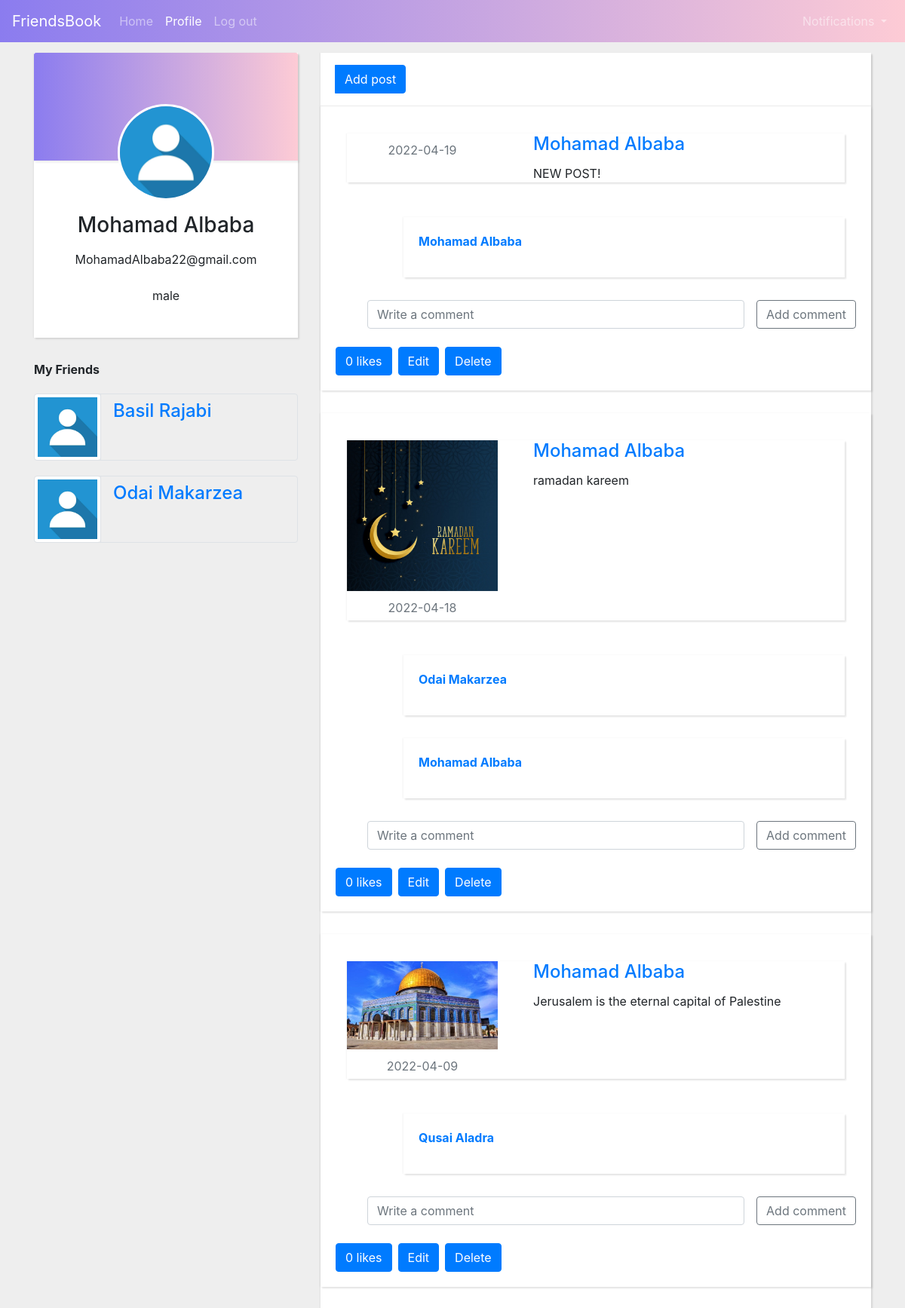
/profile.php (signed in), run on the app's committed database.
### tables this page shows
CREATE TABLE `users` (
  `id` int(11) NOT NULL,
  `fname` varchar(20) NOT NULL,
  `lname` varchar(20) NOT NULL,
  `gender` varchar(10) NOT NULL,
  `email` varchar(30) NOT NULL,
  `username` varchar(40) NOT NULL,
  `password` varchar(30) NOT NULL
);

CREATE TABLE `posts` (
  `id` int(11) NOT NULL,
  `username` varchar(40) NOT NULL,
  `text` text NOT NULL,
  `pic` varchar(1000) NOT NULL,
  `date_posted` date NOT NULL
);

CREATE TABLE `comments` (
  `id` int(11) NOT NULL,
  `post_id` int(11) NOT NULL,
  `comment_username` varchar(40) NOT NULL,
  `text` text NOT NULL
);

### profile.php (the view, shortened to what this page needs)
<!DOCTYPE html>
<html>
<head>
<link href="//maxcdn.bootstrapcdn.com/bootstrap/4.0.0/css/bootstrap.min.css" rel="stylesheet" id="bootstrap-css">
<link href="https://maxcdn.bootstrapcdn.com/font-awesome/4.3.0/css/font-awesome.min.css" rel="stylesheet">
 <link rel="stylesheet" href="https://maxcdn.bootstrapcdn.com/bootstrap/4.0.0/css/bootstrap.min.css">
</head>
<body>
  <nav class="navbar navbar-expand-lg navbar-dark bg-dark fixed-top" style="background:linear-gradient(to right, #8b7cef, #fdcbd5)">
    <a class="navbar-brand" href="home.php">FriendsBook</a>
    <div class="collapse navbar-collapse" id="navbarNavDropdown">
      <ul class="navbar-nav">
        <li class="nav-item ">
          <a class="nav-link" href="home.php">Home <span class="sr-only">(current)</span></a>
        </li>
        <li class="nav-item active">
          <a class="nav-link" href="profile.php">Profile</a>
        </li>
        <li class="nav-item">
          <a class="nav-link" href="logout.php">Log out</a>
        </li>
      </ul>
    </div>
    <ul class="navbar-nav mr-auto">
        <li class="nav-item dropdown">
          <a class="nav-link dropdown-toggle" href="#" id="navbarDropdown" role="button" data-toggle="dropdown" aria-haspopup="true" aria-expanded="false">
            Notifications
          </a>
      </li>
    </ul>
  </nav>
<div class="container">
<div class="row">
<div class="col-lg-4">
<div class="card card-profile">
<div class="card-body text-center"><img src="pics/default-profile.jpg" class="card-profile-img">
  <?php
    require 'connect.php';
    $user=$_SESSION['username'];
    $query = "SELECT fname,lname,gender, email FROM users WHERE username='$user'";
    $result = mysqli_query($conn, $query);
    $row = mysqli_fetch_assoc($result);
    echo "<h3 class='mb-3'>".$row['fname']." ".$row['lname']."</h3>";
    echo "<p class='mb-4'> " .$row['email']." </p>";
    echo "<p class='mb-4'> " .$row['gender']." </p>";
  ?>
</div>
</div>
  <p> <b> My Friends</b></p>
    <div id="myfrinds">
        <?php
          require 'connect.php';
          $user=$_SESSION['username'];
          $query = "SELECT fname, lname, username FROM users WHERE username IN (SELECT friend_username FROM friendship WHERE my_username='$user')";
          $result = mysqli_query($conn, $query);
          while($row = mysqli_fetch_assoc($result))
          { ?>
        <div class="d-flex flex-row border rounded" style="margin-top: 20px" >
          <div class="p-0 w-25">
            <img src="pics/default-profile.jpg" class="img-thumbnail border-0" />
          </div>
          <div class="pl-3 pt-2 pr-2 pb-2 w-75 border-left">
            <?php
              echo "<h4 class='card-title'>"."<a href='others_profile.php?username=".$row['username']."'>".$row['fname']." ".$row['lname']."</a>"."</h4>";
            ?>
          </div>
        </div>
        <?php
          }
        ?>
      </div>
</div>
<div class="col-lg-8">
<div class="card">
<div class="card-header">
  <div class="input-group">
    <div class="input-group-append">
      <a href="postform.php" class="btn text-white btn-primary">Add post</a>
    </div>
  </div>
</div>
<div class="list-group card-list-group" id="posts" >
            <?php
                  require 'connect.php';
                  $user=$_SESSION['username'];
                  $query = "SELECT p.id, p.username, p.date_posted, p.text, p.pic, u.fname, u.lname FROM posts p INNER JOIN users u ON p.username=u.username WHERE p.username='$user' order by date_posted DESC";
                  $result = mysqli_query($conn, $query);
                  while($row = mysqli_fetch_assoc($result))
                  {
                    ?>
            <div class="card">
              <div class="card-body">
                  <div class="container py-3">
                    <div class="card">
                      <div class="row ">
                    <?php
                        echo "<div class='col-md-4'>";
                        if(!empty($row['pic']))
                      {
                        echo "<img src='".$row['pic']."' class='w-100'>";
                      }
                        echo "<p class='text-secondary text-center' style='margin-top: 10px; margin-bottom: 5px'>".$row['date_posted']."</p>";
                        echo "</div>";
                    ?>
                      <div class="col-md-8 px-3">
                        <div class="card-block px-3">
                          <?php
                          echo "<h4 class='card-title'>"."<a href='others_profile.php?username=".$row['username']."'>".$row['fname']." ".$row['lname']."</a>"."</h4>";
                          echo "<p class='card-text'>".$row['text']."</p>";
                          ?>
                        </div>
                      </div>
                    </div>
                   </div>
                </div>
                <?php
                    $post_id=$row['id'];
                    $query1 = "SELECT c.comment_username, c.text ,u.fname,u.lname from comments c INNER JOIN users u on  c.comment_username= u.username WHERE post_id=$post_id";
                    $result1 = mysqli_query($conn, $query1);
                     while($row1 = mysqli_fetch_assoc($result1))
                  {
                  ?>
                  <div class="card card-inner comment">
                        <div class="card-body">
                            <div class="row">
                                <div class="col-md-10">
                                  <?php
                                    echo "<p><strong>"."<a href='others_profile.php?username=".$row1['comment_username']."'>".$row1['fname']." ".$row1['lname']."</a>"."</strong></p>";
                                  ?>
                                </div>
                            </div>
                        </div>
                  </div>
                  <?php
                    }
                  ?>
                    <div class="input-group mb-3 mt-3">
                      <form action="comment_from.php" method="post" class="ajax form-inline ml-auto" >
                        <div class="form-group mx-sm-3 mb-2 ">
                          <input class="form-control" style="width: 500px" type="text" name="text" id="newcomment" placeholder="Write a comment"  aria-describedby="basic-addon2" required>
                        </div>
                         <input type="submit" value="Add comment" class="btn btn-primary mb-2 btn-outline-secondary comment_btn">
                      </form>
                    </div>
                  <div>
                    <p id="newlikes">
                      <?php
                        $query2 = "SELECT count(*) AS likes FROM likes l where l.post_id = $post_id";
                        $result2 = mysqli_query($conn, $query2);
                        $row2 = mysqli_fetch_assoc($result2);
                        $query3 = "SELECT l.username as liked FROM likes l WHERE l.username = '$user' AND l.post_id= $post_id";
                        $result3 = mysqli_query($conn, $query3);
                        $row3 = mysqli_fetch_assoc($result3);
                        if (!isset($row3['liked']))
                        {
                          ?>
                            <a id='like' value="<?php echo $post_id;?>" class="float-left btn text-white btn-primary" onclick="like(this)"><?php echo $row2['likes'];?> likes</a>
                            <a href="editpostform.php?id= <?php echo$row['id'];?>" class="float-left btn text-white btn-primary ml-2">Edit</a>
                            <a href="deletepost.php?id= <?php echo$row['id'];?>" class="float-left btn text-white btn-primary ml-2">Delete</a>
                        <?php
                          }
                        ?>
                    </p>
                  </div>
           </div>
        </div>
        <?php
          }
        ?>
</div>
</div>
</div>
</div>
</div>
</body>
</html>

### profile.php (style rules this page uses)
body { margin-top:70px; background:#eee; }
.card { background-color: #fff; border: 0 solid #eee; border-radius: 0; }
.card { margin-bottom: 30px; -webkit-box-shadow: 2px 2px 2px rgba(0,0,0,0.1), -1px 0 2px rgba(0,0,0,0.05); box-shadow: 2px 2px 2px rgba(0,0,0,0.1), -1px 0 2px rgba(0,0,0,0.05); }
.card-profile-img { max-width: 8rem; margin-top: -6rem; margin-bottom: 1rem; border: 3px solid #fff; border-radius: 100% }
.card-header:first-child { border-radius: 0 0 0 0; }
.card-header:first-child { border-radius: calc(.25rem - 1px) calc(.25rem - 1px) 0 0; }
.card-header { padding: 1rem 1.25rem; background-color: #fff; border-bottom: 1px solid #eee; }
.card-header { -webkit-box-shadow: 2px 2px 2px rgba(0,0,0,0.05); box-shadow: 2px 2px 2px rgba(0,0,0,0.05); }
.comment { margin-left: 90px; margin-right: 15px; }

### data on the page
users: fname "Mohamad", lname "Albaba", email "MohamadAlbaba22@gmail.com", gender "male"
users: fname "Basil", lname "Rajabi"
users: fname "Odai", lname "Makarzea"
posts: date_posted "2022-04-19", users.fname "Mohamad", users.lname "Albaba", text "NEW POST!", $post_id 9 (drawn), likes "0"
comments: users.fname "Mohamad", users.lname "Albaba"
posts: pic (picture), date_posted "2022-04-18", users.fname "Mohamad", users.lname "Albaba", text "ramadan kareem", $post_id 10 (drawn), likes "0"
comments: users.fname "Odai", users.lname "Makarzea"
comments: users.fname "Mohamad", users.lname "Albaba"
posts: pic (picture), date_posted "2022-04-09", users.fname "Mohamad", users.lname "Albaba", text "Jerusalem is the eternal capital of Palestine", $post_id 6 (drawn), likes "0"
comments: users.fname "Qusai", users.lname "Aladra"
